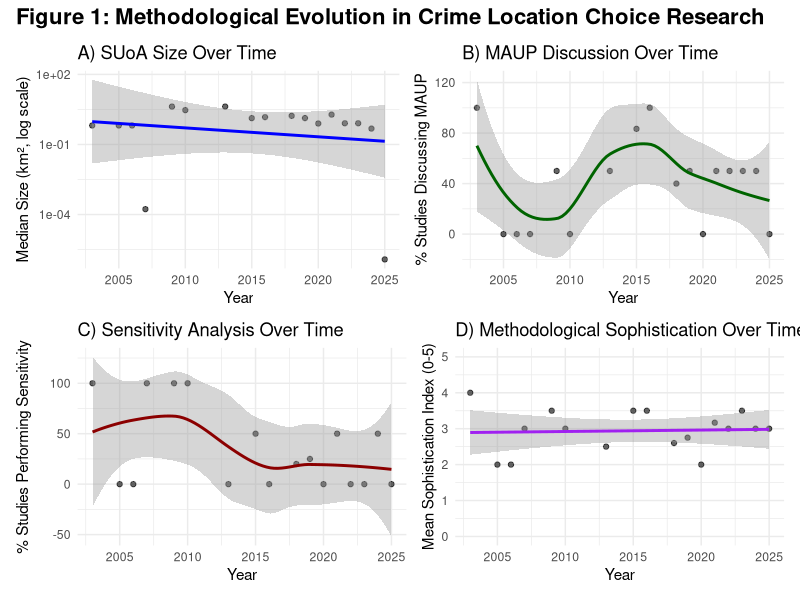
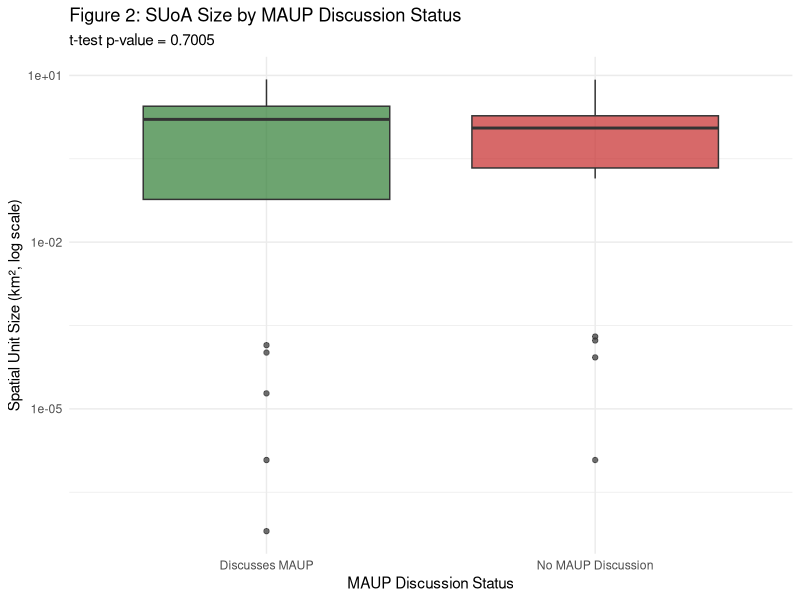
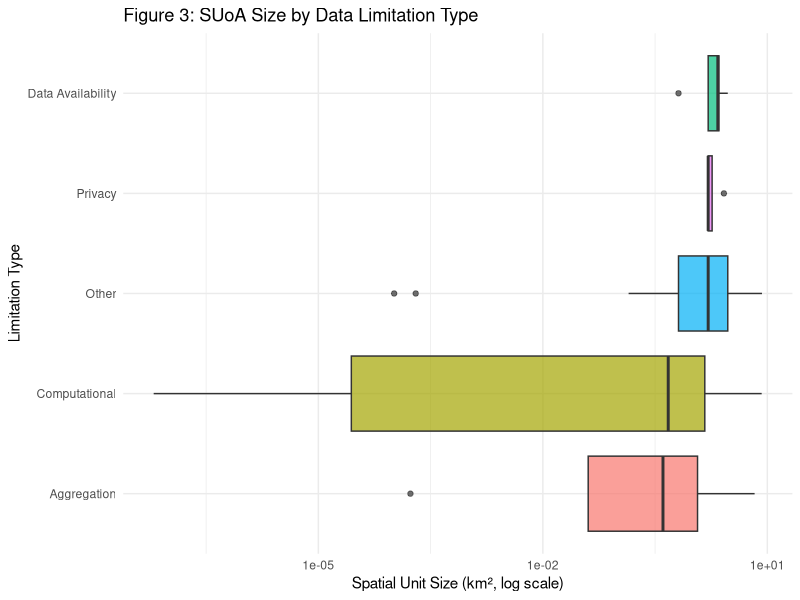
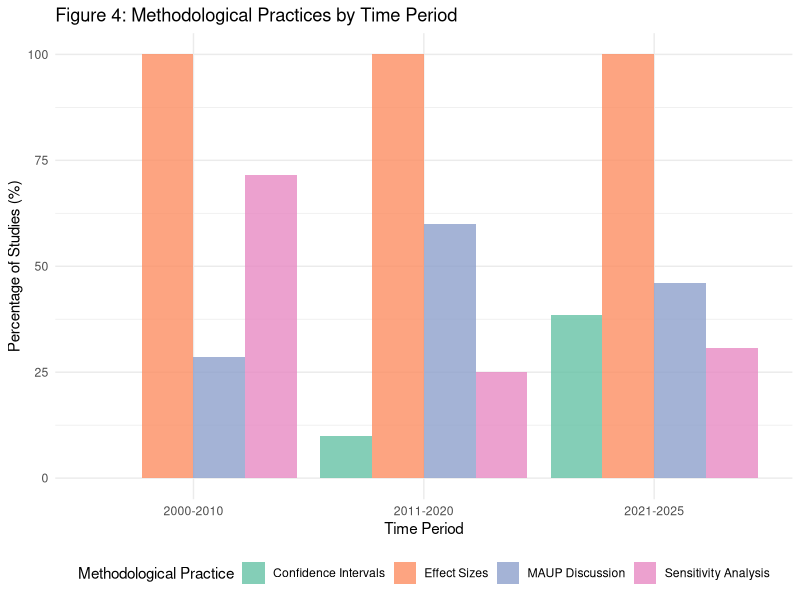

R code for these plots, in order:
# Enhanced SUoA Analysis Using 20260106_working.csv
# This script implements the priority analyses from ENHANCED_ANALYSIS_PLAN_20260106.md
# Created: 2026-01-06

# Setup ----
library(tidyverse)
library(readr)
library(here)
library(lme4)        # For mixed-effects models
library(ggplot2)
library(patchwork)   # For combining plots
library(scales)
library(knitr)
library(kableExtra)

# Create output folder
current_date <- format(Sys.Date(), "%Y%m%d")
output_folder <- here(paste0(current_date, "_Enhanced_Analysis"))
dir.create(output_folder, showWarnings = FALSE, recursive = TRUE)

# Helper function to save outputs
save_output <- function(data, filename, subfolder = NULL) {
  path <- if (!is.null(subfolder)) {
    dir.create(file.path(output_folder, subfolder), showWarnings = FALSE, recursive = TRUE)
    file.path(output_folder, subfolder, paste0(current_date, "_", filename))
  } else {
    file.path(output_folder, paste0(current_date, "_", filename))
  }
  write_csv(data, path)
  cat("✓ Saved:", filename, "\n")
}

# Save plot function
save_plot <- function(plot, filename, width = 10, height = 8, dpi = 300) {
  path <- file.path(output_folder, paste0(current_date, "_", filename))
  ggsave(path, plot, width = width, height = height, dpi = dpi)
  cat("✓ Saved plot:", filename, "\n")
}

# Data Loading ----
cat("Loading data from Data/20260106_working.csv...\n")
data_raw <- read_csv(here("Data", "20260106_working.csv"), 
                     show_col_types = FALSE,
                     locale = locale(encoding = "UTF-8"))

cat("  - Loaded", nrow(data_raw), "studies\n")
cat("  - Found", ncol(data_raw), "columns\n\n")

# Data Preparation ----
cat("Preparing data...\n")

data <- data_raw %>%
  mutate(
    # Parse unit size - handle different formats
    Unit_Size_numeric = case_when(
      # If already numeric
      !is.na(as.numeric(Unit_Size)) ~ as.numeric(Unit_Size),
      # Extract first number if contains text
      str_detect(Unit_Size, "\\d+") ~ as.numeric(str_extract(Unit_Size, "\\d+\\.?\\d*")),
      TRUE ~ NA_real_
    ),
    
    # Detect unit type from Unit_Size column
    Unit_Type_detected = case_when(
      str_detect(tolower(Unit_Size), "km") ~ "km2",
      str_detect(tolower(Unit_Size), "m2|m²|meter") ~ "m2",
      str_detect(tolower(Unit_Size), "x") ~ "m2",  # grid cells like "200x200"
      TRUE ~ "km2"  # default assumption
    ),
    
    # Convert to km²
    Unit_Size_km2 = case_when(
      Unit_Type_detected == "m2" ~ Unit_Size_numeric / 1e6,
      Unit_Type_detected == "km2" ~ Unit_Size_numeric,
      TRUE ~ NA_real_
    ),
    
    # Log transform for analysis
    Unit_Size_log10 = log10(Unit_Size_km2 + 1e-10),
    
    # Ensure Year is numeric
    Year_numeric = as.numeric(Year),
    
    # Size categories
    Size_Category = cut(
      Unit_Size_km2,
      breaks = c(-Inf, 0.01, 0.25, 1.0, 3.0, Inf),
      labels = c("Very Small (<0.01 km²)", "Small (0.01-<0.25 km²)", 
                 "Medium (0.25-<1.0 km²)", "Large (1.0-<3.0 km²)", 
                 "Very Large (≥3.0 km²)"),
      right = FALSE
    ),
    
    # Time periods
    Time_Period = cut(
      Year_numeric,
      breaks = c(2000, 2010, 2020, 2026),
      labels = c("2000-2010", "2011-2020", "2021-2025"),
      right = TRUE
    ),
    
    # Country standardization
    Country_clean = case_when(
      str_detect(tolower(Country), "united states|usa|us") ~ "United States",
      str_detect(tolower(Country), "united kingdom|uk|britain") ~ "United Kingdom",
      str_detect(tolower(Country), "china") ~ "China",
      str_detect(tolower(Country), "netherlands|dutch") ~ "Netherlands",
      str_detect(tolower(Country), "australia") ~ "Australia",
      str_detect(tolower(Country), "belgium") ~ "Belgium",
      str_detect(tolower(Country), "new zealand") ~ "New Zealand",
      str_detect(tolower(Country), "canada") ~ "Canada",
      str_detect(tolower(Country), "japan") ~ "Japan",
      TRUE ~ Country
    ),
    
    # Crime type grouping
    Crime_Type_Group_clean = case_when(
      str_detect(tolower(Crime_Type_Group), "burglary|breaking") ~ "Burglary",
      str_detect(tolower(Crime_Type_Group), "robbery") ~ "Robbery",
      str_detect(tolower(Crime_Type_Group), "theft") ~ "Theft",
      str_detect(tolower(Crime_Type_Group), "assault|violence") ~ "Violence",
      str_detect(tolower(Crime_Type_Group), "single") ~ "Single crime type",
      TRUE ~ "Other"
    ),
    
    # === NEW METHODOLOGICAL VARIABLES ===
    
    # MAUP Discussion (binary and categorical)
    MAUP_binary = case_when(
      is.na(MAUP_Discussion) ~ 0,
      str_detect(tolower(MAUP_Discussion), "no maup|not present|doesn't|does not") ~ 0,
      str_detect(tolower(MAUP_Discussion), "yes|discuss|mention|address|highlight") ~ 1,
      TRUE ~ 0
    ),
    
    MAUP_Quality = case_when(
      MAUP_binary == 0 ~ "None",
      str_detect(tolower(MAUP_Discussion), "brief|mention") ~ "Brief",
      str_detect(tolower(MAUP_Discussion), "discuss|explain|justify") ~ "Moderate",
      str_detect(tolower(MAUP_Discussion), "detail|extensive|thorough") ~ "Detailed",
      TRUE ~ "Brief"
    ),
    
    # Sensitivity Analysis
    Sensitivity_binary = case_when(
      is.na(Sensitivity_Analysis) ~ 0,
      str_detect(tolower(Sensitivity_Analysis), "no |not |doesn't") ~ 0,
      str_detect(tolower(Sensitivity_Analysis), "yes|perform|check|robust|re-estimat") ~ 1,
      TRUE ~ 0
    ),
    
    # Data Limitations
    Has_Data_Limitations = !is.na(Data_Limitations) & 
                          Data_Limitations != "" &
                          !str_detect(tolower(Data_Limitations), "not mentioned|no limitation"),
    
    # Computational Constraints
    Has_Computational_Constraints = `Computational constraints (Yes/No)` == "Yes",
    
    # Data availability constraint
    Smallest_Unit_Data_Availability = `Smallest unit due to data availability (Yes/No)` == "Yes",
    
    # Alternative units mentioned
    Has_Alternative_Units = !is.na(Alternative_Units) & 
                           Alternative_Units != "" &
                           Alternative_Units != "No alternative units discussed.",
    
    # Number of variables
    N_Variables = as.numeric(`Number_of_Variables`),
    
    # Statistical reporting quality
    Has_Model_Fit = !is.na(Model_Fit_Statistics) & Model_Fit_Statistics != "",
    Has_Coefficients = !is.na(Coefficients) & Coefficients != "",
    Has_CI = !is.na(Confidence_Intervals) & Confidence_Intervals != "" &
             !str_detect(tolower(Confidence_Intervals), "not mentioned"),
    Has_Effect_Sizes = !is.na(Effect_Sizes) & Effect_Sizes != "",
    
    # === METHODOLOGICAL SOPHISTICATION INDEX (0-5) ===
    Sophistication_Index = (MAUP_binary + Sensitivity_binary + Has_CI + 
                           Has_Effect_Sizes + Has_Model_Fit),
    
    # Rationale categories
    Rationale_Main = Rationale_Category,
    
    # Data limitation types (content analysis)
    Limit_Privacy = str_detect(tolower(Data_Limitations), "privacy|confidential|protect|gdpr"),
    Limit_Computational = Has_Computational_Constraints,
    Limit_Availability = str_detect(tolower(Data_Limitations), "available|access|obtain|lack"),
    Limit_Aggregation = str_detect(tolower(Data_Limitations), "aggregat|resolution|granular|fine"),
    
    N_Limitation_Types = Limit_Privacy + Limit_Computational + 
                        Limit_Availability + Limit_Aggregation
  ) %>%
  # Filter to complete cases for core variables
  filter(!is.na(Unit_Size_km2), !is.na(Year_numeric), !is.na(Country_clean))

cat("  - Cleaned data:", nrow(data), "studies with complete SUoA information\n")
cat("  - Year range:", min(data$Year_numeric, na.rm = TRUE), "-", 
    max(data$Year_numeric, na.rm = TRUE), "\n")
cat("  - Countries:", n_distinct(data$Country_clean), "\n\n")

# Summary statistics ----
summary_stats <- data %>%
  summarise(
    N_Studies = n(),
    N_Countries = n_distinct(Country_clean),
    Year_Min = min(Year_numeric, na.rm = TRUE),
    Year_Max = max(Year_numeric, na.rm = TRUE),
    
    # SUoA statistics
    Median_Size_km2 = median(Unit_Size_km2, na.rm = TRUE),
    Mean_Size_km2 = mean(Unit_Size_km2, na.rm = TRUE),
    SD_Size_km2 = sd(Unit_Size_km2, na.rm = TRUE),
    Min_Size_km2 = min(Unit_Size_km2, na.rm = TRUE),
    Max_Size_km2 = max(Unit_Size_km2, na.rm = TRUE),
    
    # Methodological sophistication
    Pct_MAUP_Discussion = mean(MAUP_binary, na.rm = TRUE) * 100,
    Pct_Sensitivity_Analysis = mean(Sensitivity_binary, na.rm = TRUE) * 100,
    Pct_Has_CI = mean(Has_CI, na.rm = TRUE) * 100,
    Pct_Has_Effect_Sizes = mean(Has_Effect_Sizes, na.rm = TRUE) * 100,
    Mean_Sophistication_Index = mean(Sophistication_Index, na.rm = TRUE),
    
    # Data limitations
    Pct_Data_Limitations = mean(Has_Data_Limitations, na.rm = TRUE) * 100,
    Pct_Computational_Constraints = mean(Has_Computational_Constraints, na.rm = TRUE) * 100,
    Pct_Alternative_Units = mean(Has_Alternative_Units, na.rm = TRUE) * 100,
    
    # Variables
    Mean_N_Variables = mean(N_Variables, na.rm = TRUE),
    Median_N_Variables = median(N_Variables, na.rm = TRUE)
  )

save_output(summary_stats, "summary_statistics.csv")

# ============================================================================
# ANALYSIS 1: METHODOLOGICAL MATURITY OVER TIME
# ============================================================================
cat("\n=== ANALYSIS 1: Methodological Maturity Over Time ===\n")

# 1.1 Temporal trends in methodological practices
temporal_methods <- data %>%
  group_by(Time_Period) %>%
  summarise(
    N = n(),
    Pct_MAUP = mean(MAUP_binary, na.rm = TRUE) * 100,
    Pct_Sensitivity = mean(Sensitivity_binary, na.rm = TRUE) * 100,
    Pct_CI = mean(Has_CI, na.rm = TRUE) * 100,
    Pct_Effect_Sizes = mean(Has_Effect_Sizes, na.rm = TRUE) * 100,
    Mean_Sophistication = mean(Sophistication_Index, na.rm = TRUE),
    Median_N_Variables = median(N_Variables, na.rm = TRUE),
    Mean_N_Variables = mean(N_Variables, na.rm = TRUE),
    .groups = "drop"
  )

save_output(temporal_methods, "temporal_methodological_practices.csv")

# 1.2 Year-by-year trends
yearly_trends <- data %>%
  group_by(Year_numeric) %>%
  summarise(
    N = n(),
    Pct_MAUP = mean(MAUP_binary, na.rm = TRUE) * 100,
    Pct_Sensitivity = mean(Sensitivity_binary, na.rm = TRUE) * 100,
    Mean_Sophistication = mean(Sophistication_Index, na.rm = TRUE),
    Median_Size_km2 = median(Unit_Size_km2, na.rm = TRUE),
    .groups = "drop"
  )

save_output(yearly_trends, "yearly_methodological_trends.csv")

# 1.3 Statistical test for temporal trends
temporal_model <- lm(Sophistication_Index ~ Year_numeric, data = data)
cat("\nTemporal trend in Sophistication Index:\n")
print(summary(temporal_model))

# ============================================================================
# ANALYSIS 2: MAUP AWARENESS AND SUoA SELECTION
# ============================================================================
cat("\n=== ANALYSIS 2: MAUP Awareness and SUoA Selection ===\n")

# 2.1 SUoA size by MAUP discussion status
maup_size_comparison <- data %>%
  group_by(MAUP_binary) %>%
  summarise(
    N = n(),
    Mean_Size_km2 = mean(Unit_Size_km2, na.rm = TRUE),
    Median_Size_km2 = median(Unit_Size_km2, na.rm = TRUE),
    SD_Size_km2 = sd(Unit_Size_km2, na.rm = TRUE),
    Min_Size_km2 = min(Unit_Size_km2, na.rm = TRUE),
    Max_Size_km2 = max(Unit_Size_km2, na.rm = TRUE),
    .groups = "drop"
  ) %>%
  mutate(MAUP_Discussion = ifelse(MAUP_binary == 1, "Discusses MAUP", "No MAUP Discussion"))

save_output(maup_size_comparison, "maup_discussion_by_size.csv")

# 2.2 T-test for size difference
maup_yes <- data %>% filter(MAUP_binary == 1) %>% pull(Unit_Size_log10)
maup_no <- data %>% filter(MAUP_binary == 0) %>% pull(Unit_Size_log10)
maup_ttest <- t.test(maup_yes, maup_no)

cat("\nT-test: SUoA size by MAUP discussion\n")
cat("  MAUP Yes: Mean log10(km²) =", mean(maup_yes, na.rm = TRUE), "\n")
cat("  MAUP No:  Mean log10(km²) =", mean(maup_no, na.rm = TRUE), "\n")
cat("  p-value =", maup_ttest$p.value, "\n")
cat("  Cohen's d =", (mean(maup_yes, na.rm = TRUE) - mean(maup_no, na.rm = TRUE)) / 
    sd(c(maup_yes, maup_no), na.rm = TRUE), "\n")

# 2.3 MAUP discussion by country
maup_by_country <- data %>%
  group_by(Country_clean) %>%
  summarise(
    N = n(),
    N_MAUP = sum(MAUP_binary, na.rm = TRUE),
    Pct_MAUP = mean(MAUP_binary, na.rm = TRUE) * 100,
    N_Sensitivity = sum(Sensitivity_binary, na.rm = TRUE),
    Pct_Sensitivity = mean(Sensitivity_binary, na.rm = TRUE) * 100,
    .groups = "drop"
  ) %>%
  filter(N >= 3) %>%  # Only countries with 3+ studies
  arrange(desc(Pct_MAUP))

save_output(maup_by_country, "maup_discussion_by_country.csv")

# 2.4 MAUP and alternative units
maup_alternatives <- data %>%
  group_by(MAUP_binary, Has_Alternative_Units) %>%
  summarise(N = n(), .groups = "drop") %>%
  mutate(
    MAUP = ifelse(MAUP_binary == 1, "MAUP Discussed", "No MAUP"),
    Alternatives = ifelse(Has_Alternative_Units, "Has Alternatives", "No Alternatives")
  )

save_output(maup_alternatives, "maup_and_alternative_units.csv")

# ============================================================================
# ANALYSIS 3: DATA LIMITATIONS AND SPATIAL SCALE
# ============================================================================
cat("\n=== ANALYSIS 3: Data Limitations and Spatial Scale ===\n")

# 3.1 Limitation types frequency
limitation_freq <- data %>%
  summarise(
    N_Total = n(),
    N_Any_Limitation = sum(Has_Data_Limitations, na.rm = TRUE),
    Pct_Any_Limitation = mean(Has_Data_Limitations, na.rm = TRUE) * 100,
    N_Privacy = sum(Limit_Privacy, na.rm = TRUE),
    Pct_Privacy = mean(Limit_Privacy, na.rm = TRUE) * 100,
    N_Computational = sum(Limit_Computational, na.rm = TRUE),
    Pct_Computational = mean(Limit_Computational, na.rm = TRUE) * 100,
    N_Availability = sum(Limit_Availability, na.rm = TRUE),
    Pct_Availability = mean(Limit_Availability, na.rm = TRUE) * 100,
    N_Aggregation = sum(Limit_Aggregation, na.rm = TRUE),
    Pct_Aggregation = mean(Limit_Aggregation, na.rm = TRUE) * 100
  )

save_output(limitation_freq, "data_limitation_frequencies.csv")

# 3.2 SUoA size by limitation type
size_by_limitation <- data %>%
  pivot_longer(
    cols = c(Limit_Privacy, Limit_Computational, Limit_Availability, Limit_Aggregation),
    names_to = "Limitation_Type",
    values_to = "Has_Limitation"
  ) %>%
  filter(Has_Limitation) %>%
  group_by(Limitation_Type) %>%
  summarise(
    N = n(),
    Mean_Size_km2 = mean(Unit_Size_km2, na.rm = TRUE),
    Median_Size_km2 = median(Unit_Size_km2, na.rm = TRUE),
    SD_Size_km2 = sd(Unit_Size_km2, na.rm = TRUE),
    .groups = "drop"
  ) %>%
  mutate(Limitation_Type = str_replace(Limitation_Type, "Limit_", ""))

save_output(size_by_limitation, "size_by_limitation_type.csv")

# 3.3 Computational constraints over time
computational_over_time <- data %>%
  group_by(Time_Period) %>%
  summarise(
    N = n(),
    N_Computational = sum(Has_Computational_Constraints, na.rm = TRUE),
    Pct_Computational = mean(Has_Computational_Constraints, na.rm = TRUE) * 100,
    .groups = "drop"
  )

save_output(computational_over_time, "computational_constraints_over_time.csv")

# 3.4 Limitation types by country
limitations_by_country <- data %>%
  filter(Country_clean %in% c("Netherlands", "United States", "China", "United Kingdom", "Belgium")) %>%
  group_by(Country_clean) %>%
  summarise(
    N = n(),
    Pct_Privacy = mean(Limit_Privacy, na.rm = TRUE) * 100,
    Pct_Computational = mean(Limit_Computational, na.rm = TRUE) * 100,
    Pct_Availability = mean(Limit_Availability, na.rm = TRUE) * 100,
    Pct_Aggregation = mean(Limit_Aggregation, na.rm = TRUE) * 100,
    .groups = "drop"
  )

save_output(limitations_by_country, "limitations_by_country.csv")

# ============================================================================
# ANALYSIS 6: SENSITIVITY ANALYSIS PRACTICES
# ============================================================================
cat("\n=== ANALYSIS 6: Sensitivity Analysis Practices ===\n")

# 6.1 Sensitivity analysis frequency
sensitivity_summary <- data %>%
  summarise(
    N_Total = n(),
    N_Sensitivity = sum(Sensitivity_binary, na.rm = TRUE),
    Pct_Sensitivity = mean(Sensitivity_binary, na.rm = TRUE) * 100
  )

save_output(sensitivity_summary, "sensitivity_analysis_summary.csv")

# 6.2 Sensitivity by time period
sensitivity_temporal <- data %>%
  group_by(Time_Period) %>%
  summarise(
    N = n(),
    N_Sensitivity = sum(Sensitivity_binary, na.rm = TRUE),
    Pct_Sensitivity = mean(Sensitivity_binary, na.rm = TRUE) * 100,
    .groups = "drop"
  )

save_output(sensitivity_temporal, "sensitivity_by_time_period.csv")

# 6.3 Sensitivity and MAUP together
sensitivity_maup <- data %>%
  group_by(MAUP_binary, Sensitivity_binary) %>%
  summarise(N = n(), .groups = "drop") %>%
  mutate(
    MAUP = ifelse(MAUP_binary == 1, "MAUP Discussed", "No MAUP"),
    Sensitivity = ifelse(Sensitivity_binary == 1, "Has Sensitivity", "No Sensitivity")
  )

save_output(sensitivity_maup, "sensitivity_and_maup_cross_tab.csv")

# 6.4 Sensitivity by size category
sensitivity_by_size <- data %>%
  group_by(Size_Category) %>%
  summarise(
    N = n(),
    N_Sensitivity = sum(Sensitivity_binary, na.rm = TRUE),
    Pct_Sensitivity = mean(Sensitivity_binary, na.rm = TRUE) * 100,
    .groups = "drop"
  )

save_output(sensitivity_by_size, "sensitivity_by_size_category.csv")

# ============================================================================
# ENHANCED RATIONALE ANALYSIS (RQ5)
# ============================================================================
cat("\n=== ENHANCED RATIONALE ANALYSIS ===\n")

# Rationale with limitation cross-tab
rationale_limitation <- data %>%
  filter(!is.na(Rationale_Main)) %>%
  group_by(Rationale_Main) %>%
  summarise(
    N = n(),
    Pct_Has_Limitations = mean(Has_Data_Limitations, na.rm = TRUE) * 100,
    Pct_Privacy = mean(Limit_Privacy, na.rm = TRUE) * 100,
    Pct_Computational = mean(Limit_Computational, na.rm = TRUE) * 100,
    Pct_Availability = mean(Limit_Availability, na.rm = TRUE) * 100,
    Mean_Size_km2 = mean(Unit_Size_km2, na.rm = TRUE),
    Median_Size_km2 = median(Unit_Size_km2, na.rm = TRUE),
    .groups = "drop"
  ) %>%
  arrange(desc(N))

save_output(rationale_limitation, "rationale_with_limitations.csv")

# ============================================================================
# VISUALIZATION SECTION
# ============================================================================
cat("\n=== Creating Visualizations ===\n")

# Theme setup
theme_set(theme_minimal(base_size = 12) +
          theme(plot.title = element_text(face = "bold", size = 14),
                plot.subtitle = element_text(size = 11),
                legend.position = "bottom"))

# Figure 1: Methodological Evolution Dashboard (4-panel)
p1_size <- ggplot(yearly_trends, aes(x = Year_numeric, y = Median_Size_km2)) +
  geom_point(alpha = 0.6) +
  geom_smooth(method = "lm", se = TRUE, color = "blue") +
  scale_y_log10() +
  labs(title = "A) SUoA Size Over Time",
       x = "Year", y = "Median Size (km², log scale)") +
  theme_minimal()

p2_maup <- ggplot(yearly_trends, aes(x = Year_numeric, y = Pct_MAUP)) +
  geom_point(alpha = 0.6) +
  geom_smooth(method = "loess", se = TRUE, color = "darkgreen") +
  labs(title = "B) MAUP Discussion Over Time",
       x = "Year", y = "% Studies Discussing MAUP") +
  theme_minimal()

p3_sensitivity <- ggplot(yearly_trends, aes(x = Year_numeric, y = Pct_Sensitivity)) +
  geom_point(alpha = 0.6) +
  geom_smooth(method = "loess", se = TRUE, color = "darkred") +
  labs(title = "C) Sensitivity Analysis Over Time",
       x = "Year", y = "% Studies Performing Sensitivity") +
  theme_minimal()

p4_sophistication <- ggplot(yearly_trends, aes(x = Year_numeric, y = Mean_Sophistication)) +
  geom_point(alpha = 0.6) +
  geom_smooth(method = "lm", se = TRUE, color = "purple") +
  ylim(0, 5) +
  labs(title = "D) Methodological Sophistication Over Time",
       x = "Year", y = "Mean Sophistication Index (0-5)") +
  theme_minimal()

fig1_evolution <- (p1_size | p2_maup) / (p3_sensitivity | p4_sophistication) +
  plot_annotation(
    title = "Figure 1: Methodological Evolution in Crime Location Choice Research",
    theme = theme(plot.title = element_text(face = "bold", size = 16))
  )

save_plot(fig1_evolution, "Fig1_Methodological_Evolution_Dashboard.png", 
          width = 14, height = 10)

# Figure 2: MAUP Impact
fig2_maup_size <- data %>%
  filter(!is.na(MAUP_binary)) %>%
  mutate(MAUP_Status = ifelse(MAUP_binary == 1, "Discusses MAUP", "No MAUP Discussion")) %>%
  ggplot(aes(x = MAUP_Status, y = Unit_Size_km2, fill = MAUP_Status)) +
  geom_boxplot(alpha = 0.7) +
  scale_y_log10() +
  scale_fill_manual(values = c("Discusses MAUP" = "#2E7D32", "No MAUP Discussion" = "#C62828")) +
  labs(title = "Figure 2: SUoA Size by MAUP Discussion Status",
       subtitle = paste0("t-test p-value = ", round(maup_ttest$p.value, 4)),
       x = "MAUP Discussion Status",
       y = "Spatial Unit Size (km², log scale)") +
  theme_minimal() +
  theme(legend.position = "none")

save_plot(fig2_maup_size, "Fig2_MAUP_Impact_on_Size.png", width = 8, height = 6)

# Figure 3: Data Limitations Impact
fig3_limitations <- data %>%
  filter(Has_Data_Limitations | Has_Computational_Constraints | 
         Smallest_Unit_Data_Availability) %>%
  mutate(
    Limitation = case_when(
      Has_Computational_Constraints ~ "Computational",
      Limit_Privacy ~ "Privacy",
      Limit_Availability ~ "Data Availability",
      Limit_Aggregation ~ "Aggregation",
      TRUE ~ "Other"
    )
  ) %>%
  ggplot(aes(x = reorder(Limitation, Unit_Size_km2, FUN = median), 
             y = Unit_Size_km2, fill = Limitation)) +
  geom_boxplot(alpha = 0.7) +
  scale_y_log10() +
  coord_flip() +
  labs(title = "Figure 3: SUoA Size by Data Limitation Type",
       x = "Limitation Type",
       y = "Spatial Unit Size (km², log scale)") +
  theme_minimal() +
  theme(legend.position = "none")

save_plot(fig3_limitations, "Fig3_Limitations_Impact.png", width = 8, height = 6)

# Figure 4: Temporal trends by time period (bar chart)
fig4_temporal_methods <- temporal_methods %>%
  pivot_longer(cols = c(Pct_MAUP, Pct_Sensitivity, Pct_CI, Pct_Effect_Sizes),
               names_to = "Method", values_to = "Percentage") %>%
  mutate(Method = case_when(
    Method == "Pct_MAUP" ~ "MAUP Discussion",
    Method == "Pct_Sensitivity" ~ "Sensitivity Analysis",
    Method == "Pct_CI" ~ "Confidence Intervals",
    Method == "Pct_Effect_Sizes" ~ "Effect Sizes"
  )) %>%
  ggplot(aes(x = Time_Period, y = Percentage, fill = Method)) +
  geom_col(position = "dodge", alpha = 0.8) +
  scale_fill_brewer(palette = "Set2") +
  labs(title = "Figure 4: Methodological Practices by Time Period",
       x = "Time Period", y = "Percentage of Studies (%)",
       fill = "Methodological Practice") +
  theme_minimal() +
  theme(legend.position = "bottom")

save_plot(fig4_temporal_methods, "Fig4_Methods_By_Period.png", width = 10, height = 6)

# ============================================================================
# SUMMARY REPORT
# ============================================================================
cat("\n=== GENERATING SUMMARY REPORT ===\n")

report <- glue::glue("
ENHANCED SUoA ANALYSIS SUMMARY REPORT
Generated: {Sys.Date()}
Data file: Data/20260106_working.csv

================================================================================
DATASET OVERVIEW
================================================================================
Total studies analyzed: {nrow(data)}
Year range: {min(data$Year_numeric, na.rm=TRUE)} - {max(data$Year_numeric, na.rm=TRUE)}
Countries: {n_distinct(data$Country_clean)}
Crime types: {n_distinct(data$Crime_Type_Group_clean)}

SUoA Size Statistics:
  Median: {round(median(data$Unit_Size_km2, na.rm=TRUE), 4)} km²
  Mean: {round(mean(data$Unit_Size_km2, na.rm=TRUE), 4)} km²
  Range: {round(min(data$Unit_Size_km2, na.rm=TRUE), 6)} - {round(max(data$Unit_Size_km2, na.rm=TRUE), 2)} km²

================================================================================
KEY FINDINGS: METHODOLOGICAL SOPHISTICATION
================================================================================

MAUP Discussion:
  Studies discussing MAUP: {sum(data$MAUP_binary, na.rm=TRUE)} ({round(mean(data$MAUP_binary, na.rm=TRUE)*100, 1)}%)
  
Sensitivity Analysis:
  Studies performing sensitivity: {sum(data$Sensitivity_binary, na.rm=TRUE)} ({round(mean(data$Sensitivity_binary, na.rm=TRUE)*100, 1)}%)
  
Statistical Reporting:
  Confidence Intervals: {sum(data$Has_CI, na.rm=TRUE)} ({round(mean(data$Has_CI, na.rm=TRUE)*100, 1)}%)
  Effect Sizes: {sum(data$Has_Effect_Sizes, na.rm=TRUE)} ({round(mean(data$Has_Effect_Sizes, na.rm=TRUE)*100, 1)}%)
  Model Fit Statistics: {sum(data$Has_Model_Fit, na.rm=TRUE)} ({round(mean(data$Has_Model_Fit, na.rm=TRUE)*100, 1)}%)

Mean Sophistication Index: {round(mean(data$Sophistication_Index, na.rm=TRUE), 2)} / 5

================================================================================
KEY FINDINGS: DATA LIMITATIONS
================================================================================

Any Data Limitations: {sum(data$Has_Data_Limitations, na.rm=TRUE)} ({round(mean(data$Has_Data_Limitations, na.rm=TRUE)*100, 1)}%)

Limitation Types:
  Privacy: {sum(data$Limit_Privacy, na.rm=TRUE)} ({round(mean(data$Limit_Privacy, na.rm=TRUE)*100, 1)}%)
  Computational: {sum(data$Limit_Computational, na.rm=TRUE)} ({round(mean(data$Limit_Computational, na.rm=TRUE)*100, 1)}%)
  Data Availability: {sum(data$Limit_Availability, na.rm=TRUE)} ({round(mean(data$Limit_Availability, na.rm=TRUE)*100, 1)}%)
  Aggregation: {sum(data$Limit_Aggregation, na.rm=TRUE)} ({round(mean(data$Limit_Aggregation, na.rm=TRUE)*100, 1)}%)

Alternative Units Mentioned: {sum(data$Has_Alternative_Units, na.rm=TRUE)} ({round(mean(data$Has_Alternative_Units, na.rm=TRUE)*100, 1)}%)

================================================================================
KEY FINDINGS: TEMPORAL TRENDS
================================================================================

Temporal Trend in Sophistication Index:
  Coefficient: {round(coef(temporal_model)[2], 4)}
  P-value: {round(summary(temporal_model)$coefficients[2,4], 4)}
  R-squared: {round(summary(temporal_model)$r.squared, 4)}

MAUP Discussion by Period:
  2000-2010: {round(filter(temporal_methods, Time_Period=='2000-2010')$Pct_MAUP, 1)}%
  2011-2020: {round(filter(temporal_methods, Time_Period=='2011-2020')$Pct_MAUP, 1)}%
  2021-2025: {round(filter(temporal_methods, Time_Period=='2021-2025')$Pct_MAUP, 1)}%

Sensitivity Analysis by Period:
  2000-2010: {round(filter(temporal_methods, Time_Period=='2000-2010')$Pct_Sensitivity, 1)}%
  2011-2020: {round(filter(temporal_methods, Time_Period=='2011-2020')$Pct_Sensitivity, 1)}%
  2021-2025: {round(filter(temporal_methods, Time_Period=='2021-2025')$Pct_Sensitivity, 1)}%

================================================================================
MAUP AWARENESS ANALYSIS
================================================================================

SUoA Size Comparison:
  MAUP Discussed: Mean = {round(filter(maup_size_comparison, MAUP_binary==1)$Mean_Size_km2, 4)} km²
  No MAUP: Mean = {round(filter(maup_size_comparison, MAUP_binary==0)$Mean_Size_km2, 4)} km²
  
  T-test p-value: {round(maup_ttest$p.value, 4)}
  
MAUP Discussion & Sensitivity Analysis:
  Both: {nrow(filter(data, MAUP_binary==1 & Sensitivity_binary==1))} studies
  MAUP only: {nrow(filter(data, MAUP_binary==1 & Sensitivity_binary==0))} studies
  Sensitivity only: {nrow(filter(data, MAUP_binary==0 & Sensitivity_binary==1))} studies
  Neither: {nrow(filter(data, MAUP_binary==0 & Sensitivity_binary==0))} studies

================================================================================
OUTPUT FILES GENERATED
================================================================================

All files saved to: {output_folder}/

CSV Files:
  - summary_statistics.csv
  - temporal_methodological_practices.csv
  - yearly_methodological_trends.csv
  - maup_discussion_by_size.csv
  - maup_discussion_by_country.csv
  - maup_and_alternative_units.csv
  - data_limitation_frequencies.csv
  - size_by_limitation_type.csv
  - computational_constraints_over_time.csv
  - limitations_by_country.csv
  - sensitivity_analysis_summary.csv
  - sensitivity_by_time_period.csv
  - sensitivity_and_maup_cross_tab.csv
  - sensitivity_by_size_category.csv
  - rationale_with_limitations.csv

Figures:
  - Fig1_Methodological_Evolution_Dashboard.png
  - Fig2_MAUP_Impact_on_Size.png
  - Fig3_Limitations_Impact.png
  - Fig4_Methods_By_Period.png

================================================================================
NEXT STEPS
================================================================================

1. Review all output files in {output_folder}/
2. Examine figures for patterns and insights
3. Conduct follow-up analyses as needed
4. Integrate findings into manuscript
5. Consider additional analyses from ENHANCED_ANALYSIS_PLAN_20260106.md

================================================================================
")

writeLines(report, file.path(output_folder, paste0(current_date, "_ANALYSIS_REPORT.txt")))
cat(report)

cat("\n✓ Enhanced analysis complete!\n")
cat("  All outputs saved to:", output_folder, "\n")
